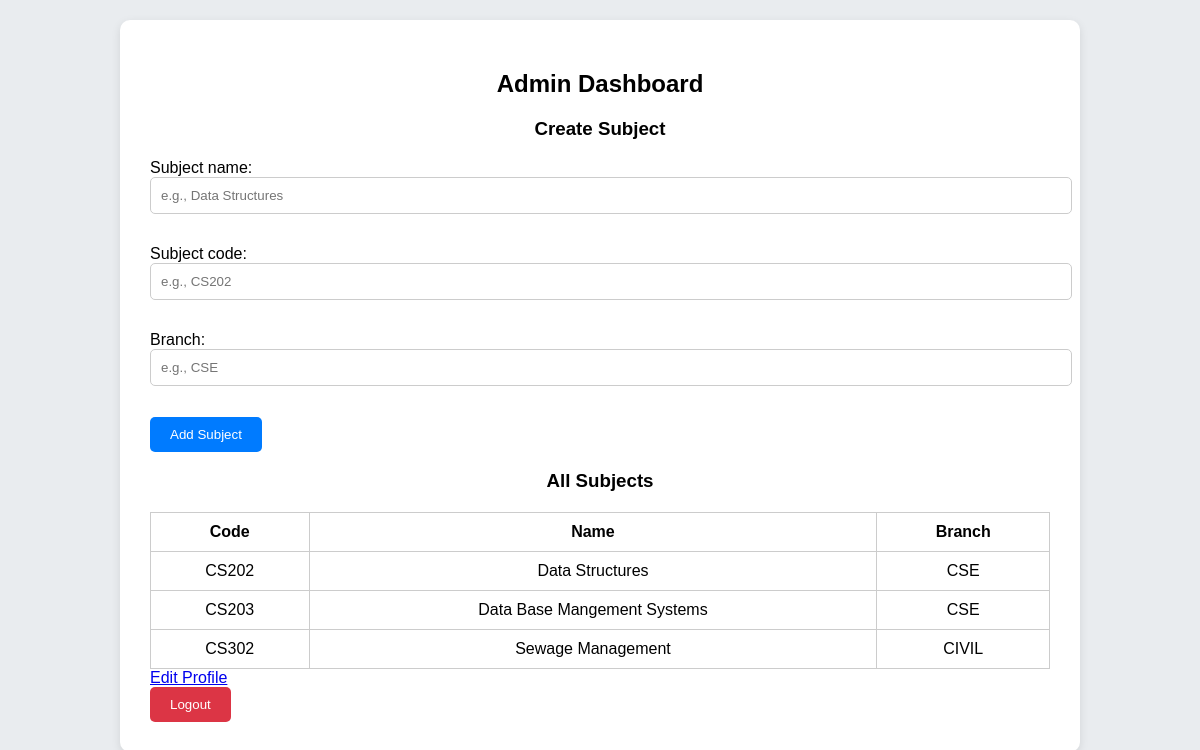
Page /dashboard/admin/ (signed in) on the committed database.
### accounts/models.py (models this page shows, shortened)
class Subject(models.Model):
    subject_name = models.CharField(max_length=100)
    subject_code = models.CharField(max_length=20, unique=True)
    branch = models.CharField(max_length=50)

### accounts/views.py (the view)
# urls.py: path('dashboard/admin/', admin_dashboard_view, name='admin_dashboard'),
@login_required
@user_passes_test(is_admin)
def admin_dashboard_view(request):
    if request.user.user_type != 'administration':
        return redirect('login')
    if request.method == 'POST':
        form = SubjectCreateForm(request.POST)
        if form.is_valid():
            form.save()
            return redirect('accounts:admin_dashboard')
    else:
        form = SubjectCreateForm()
    subjects = Subject.objects.all()
    return render(request, 'admin_dashboard.html', {
        'form': form,
        'subjects': subjects
    })

### accounts/forms.py
class SubjectCreateForm(forms.ModelForm):
    class Meta:
        model = Subject
        fields = ['subject_name', 'subject_code', 'branch']
        widgets = {
            'subject_name': forms.TextInput(attrs={'placeholder': 'e.g., Data Structures'}),
            'subject_code': forms.TextInput(attrs={'placeholder': 'e.g., CS202'}),
            'branch': forms.TextInput(attrs={'placeholder': 'e.g., CSE'}),
        }

### accounts/views.py (called while the page is built)
def is_admin(user):
    return user.is_authenticated and user.user_type == 'administration'

### accounts/templates/admin_dashboard.html (shortened to what this page needs)
<!DOCTYPE html>
<html>
<head>
</head>
<body>
<div class="container">
    <h2>Admin Dashboard</h2>
    <h3>Create Subject</h3>
    <form method="post">
        {{ form.as_p }}
        <button type="submit">Add Subject</button>
    </form>
    <h3>All Subjects</h3>
    <table>
        <thead>
        <tr>
            <th>Code</th>
            <th>Name</th>
            <th>Branch</th>
        </tr>
        </thead>
        <tbody>
        {% for subject in subjects %}
        <tr>
            <td>{{ subject.subject_code }}</td>
            <td>{{ subject.subject_name }}</td>
            <td>{{ subject.branch }}</td>
        </tr>
        {% empty %}
        <tr><td colspan="4">No subjects added yet.</td></tr>
        {% endfor %}
        </tbody>
    </table>
    <a href="{% url 'accounts:update_admin_profile' %}" class="btn btn-success">Edit Profile</a><br>
    <form method="post" action="{% url 'accounts:logout' %}" style="display:inline;">
        <button type="submit" class="logout-btn">Logout</button>
    </form>
</div>
</body>
</html>

### accounts/templates/admin_dashboard.html (style rules this page uses)
body { font-family: Arial; background: #e9ecef; margin: 0; padding: 20px; }
.container { max-width: 900px; margin: auto; background: #fff; padding: 30px; border-radius: 10px; box-shadow: 0 3px 10px rgba(0,0,0,0.1); }
h2, h3 { text-align: center; }
table { width: 100%; border-collapse: collapse; margin-top: 20px; }
table, th, td { border: 1px solid #ccc; }
th, td { padding: 10px; text-align: center; }
form input, form select { width: 100%; padding: 10px; margin-bottom: 15px; border: 1px solid #ccc; border-radius: 5px; }
button { background-color: #007BFF; color: white; padding: 10px 20px; border: none; border-radius: 5px; cursor: pointer; }
.logout-btn { background-color: #dc3545; }

### rows in the picture
Subject: subject_code "CS202", subject_name "Data Structures", branch "CSE"
Subject: subject_code "CS203", subject_name "Data Base Mangement Systems", branch "CSE"
Subject: subject_code "CS302", subject_name "Sewage Management", branch "CIVIL"
